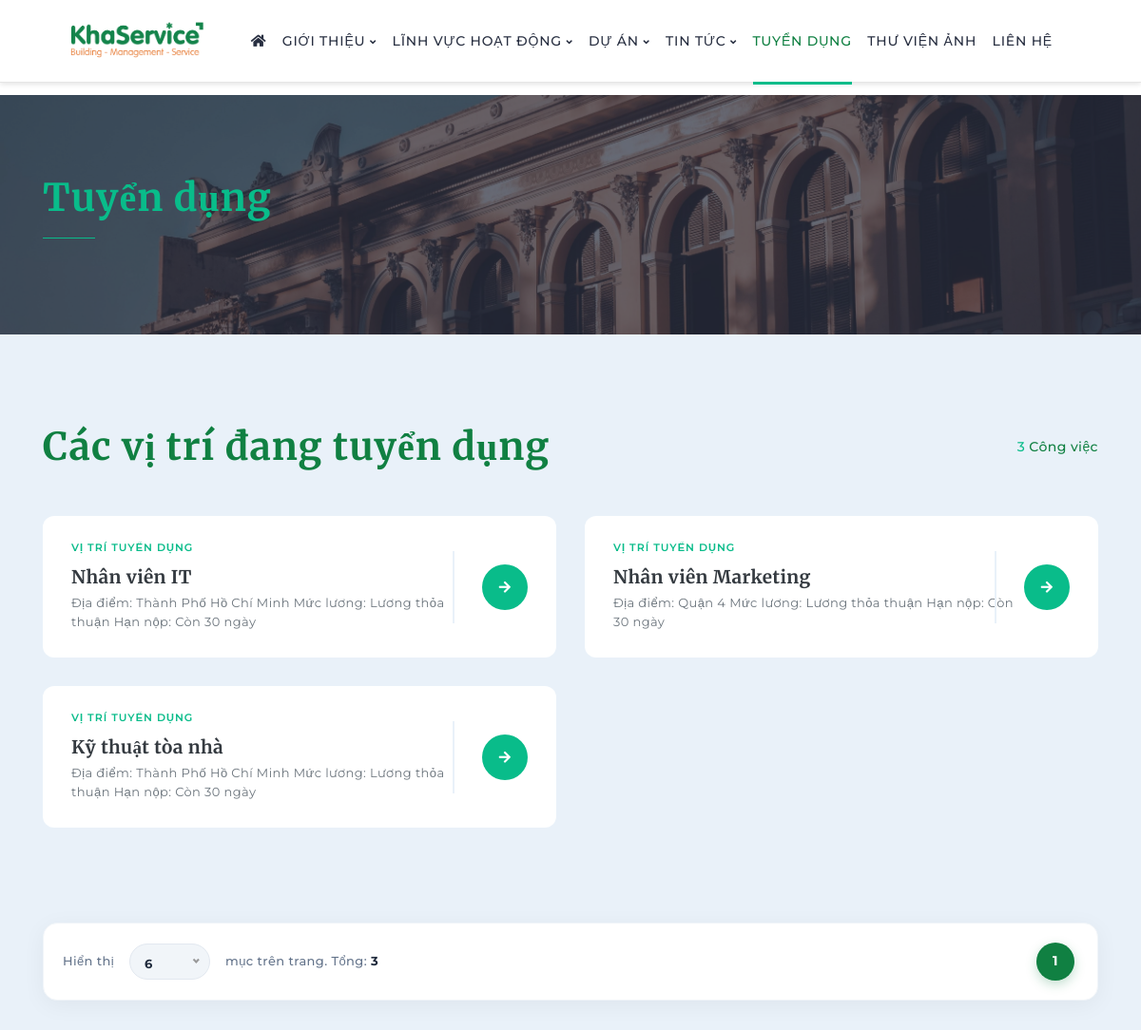
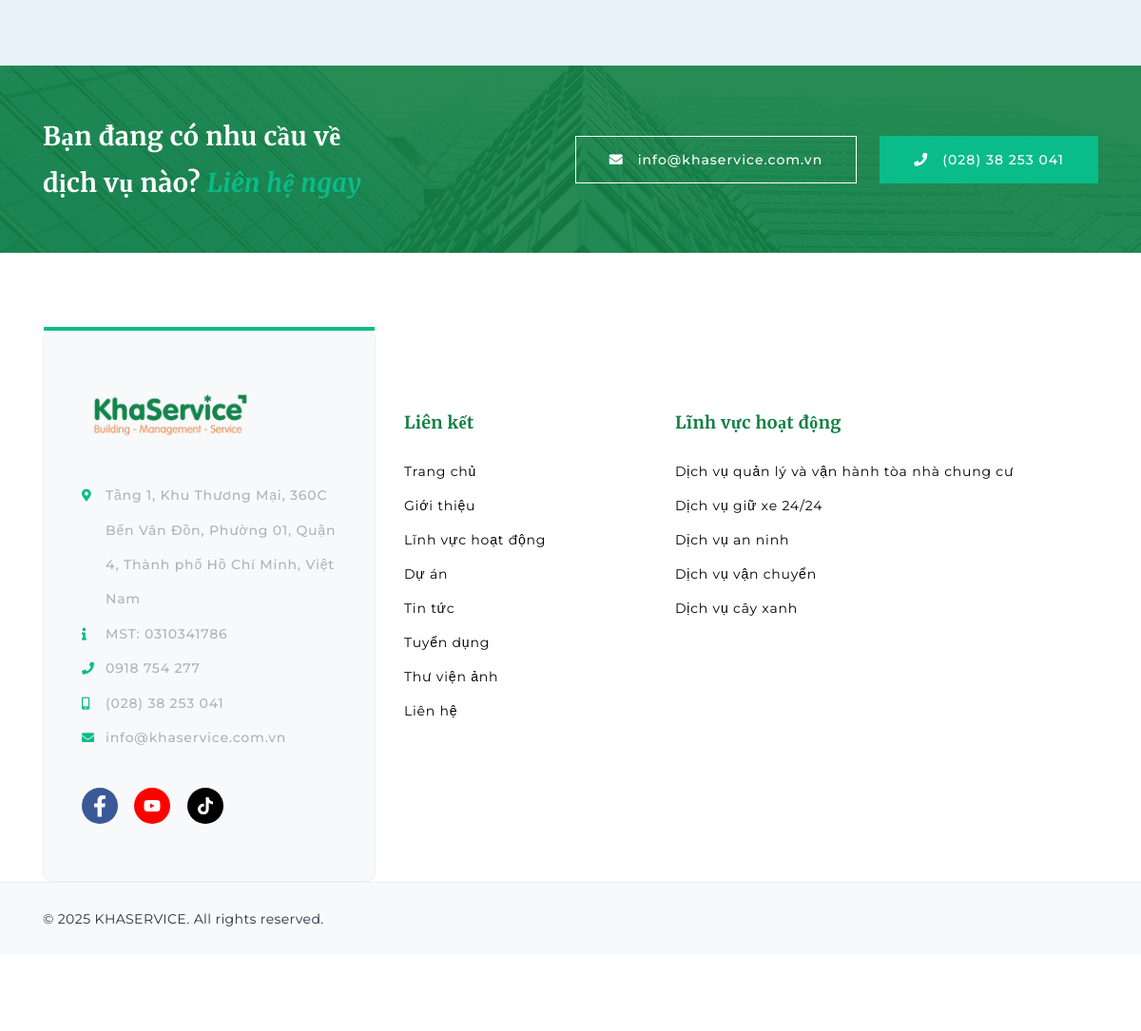
Screenshot of /tuyen-dung.html with the database file from the repository (2 pictures, top to bottom).
### tables this page shows
CREATE TABLE `table_setting` (
  `id` int(11) NOT NULL AUTO_INCREMENT,
  `ten_vi` varchar(255) DEFAULT NULL,
  `diachi_vi` varchar(255) DEFAULT NULL,
  `dienthoai` varchar(50) DEFAULT NULL,
  `hotline` varchar(50) DEFAULT NULL,
  `email` varchar(100) DEFAULT NULL,
  `website` varchar(100) DEFAULT NULL,
  `fanpage` varchar(255) DEFAULT NULL,
  `youtube` varchar(255) DEFAULT NULL,
  `google_map` text DEFAULT NULL,
  `video_intro` varchar(255) DEFAULT NULL,
  `title` varchar(255) DEFAULT NULL,
  `keywords` text DEFAULT NULL,
  `description` text DEFAULT NULL,
  `logo` varchar(255) DEFAULT NULL,
  `logoRectangle` varchar(255) DEFAULT NULL,
  `longName` varchar(255) DEFAULT NULL,
  `nationalName` varchar(255) DEFAULT NULL,
  `shortName` varchar(255) DEFAULT NULL,
  `taxCode` varchar(50) DEFAULT NULL,
  `tiktok` varchar(255) DEFAULT NULL,
  `youtubeInfo` varchar(255) DEFAULT NULL,
  `updated_at` varchar(200) DEFAULT NULL,
  `email2` varchar(255) DEFAULT NULL,
  `hotline2` varchar(255) DEFAULT NULL,
  PRIMARY KEY (`id`)
);

CREATE TABLE `table_photo` (
  `id` int(11) NOT NULL AUTO_INCREMENT,
  `ten_vi` varchar(255) DEFAULT NULL,
  `link` varchar(255) DEFAULT NULL,
  `photo` varchar(255) DEFAULT NULL,
  `thumb` varchar(255) DEFAULT NULL,
  `mota_vi` text DEFAULT NULL,
  `type` varchar(50) DEFAULT NULL,
  `stt` int(11) DEFAULT 1,
  `hienthi` tinyint(1) DEFAULT 1,
  `ngaytao` int(11) DEFAULT NULL,
  PRIMARY KEY (`id`)
);

CREATE TABLE `table_tuyendung` (
  `id` int(11) NOT NULL AUTO_INCREMENT,
  `ten_vi` varchar(255) DEFAULT NULL,
  `ten_khong_dau` varchar(255) DEFAULT NULL,
  `photo` varchar(255) DEFAULT NULL,
  `mota_vi` text DEFAULT NULL,
  `noidung_vi` text DEFAULT NULL,
  `stt` int(11) DEFAULT 1,
  `hienthi` int(1) DEFAULT 1,
  `ngaytao` int(11) DEFAULT NULL,
  `ngaysua` int(11) DEFAULT NULL,
  `title` varchar(255) DEFAULT NULL,
  `keywords` text DEFAULT NULL,
  `description` text DEFAULT NULL,
  PRIMARY KEY (`id`)
);

CREATE TABLE `table_dichvu` (
  `id` int(11) NOT NULL AUTO_INCREMENT,
  `ten_vi` varchar(255) DEFAULT NULL,
  `ten_khong_dau` varchar(255) DEFAULT NULL,
  `mota_vi` text DEFAULT NULL,
  `noidung_vi` longtext DEFAULT NULL,
  `photo` varchar(255) DEFAULT NULL,
  `stt` int(11) DEFAULT 1,
  `hienthi` tinyint(1) DEFAULT 1,
  `noibat` tinyint(1) DEFAULT 0,
  `ngaytao` int(11) DEFAULT NULL,
  `ngaysua` int(11) DEFAULT NULL,
  `title` varchar(255) DEFAULT NULL,
  `keywords` text DEFAULT NULL,
  `description` text DEFAULT NULL,
  PRIMARY KEY (`id`)
);

### templates/tuyen-dung_tpl.php (the view, shortened to what the rows shown need)
<section class="inner-banner pt-80 pb-95" style="background-image: url('<?=$inner_banner_img?>');" data-overlay="7">
    <div class="container">
        <div class="row z-5 align-items-center">
            <div class="col-md-8 text-center text-md-left">
                <h1 class="f-700 green">Tuyển dụng</h1>
            </div>
        </div>
    </div>
</section>
<section class="job-list-section bg-light-white pt-90 pb-100">
    <div class="container">
        <div class="row align-items-end  mb-45">
            <div class="col-lg-7 col-md-12 text-center text-lg-left">
                <div class="fancy-head left-al">
                    <h1 class="mb-sm-10">Các vị trí đang tuyển dụng</h1>
                </div>
            </div>
        </div>
        <div class="row">
            <?php if(!empty($ds_tuyendung)) { foreach($ds_tuyendung as $v) {
                $slug_link = 'tuyen-dung/' . (!empty($v['ten_khong_dau']) ? $v['ten_khong_dau'] : $v['id']) . '.html';
            ?>
            <div class="col-lg-6">
                <div class="job-list d-flex align-items-center justify-content-between mb-30 transition-4 shadow-hover" style="border-radius: 12px; background: #fff;">
                    <div class="job-detail">
                        <p class="green f-600 mb-5 text-uppercase" style="font-size: 11px; letter-spacing: 1px;">Vị trí tuyển dụng</p>
                        <h5 class="f-700 fs-19 mb-5"><a href="<?=$slug_link?>" class="text-dark hover-green"><?=$v['ten_vi']?></a></h5>
                        <div class="fs-13 text-muted mb-2 text-split-2">
                            <?=strip_tags($v['mota_vi'])?>
                        </div>
                    </div>
                    <div class="job-apply">
                        <a href="<?=$slug_link?>" class="plus-btn flex-center">
                            <i class="fas fa-arrow-right"></i>
                        </a>
                    </div>
                </div>
            </div>
            <?php }} else { echo '<p class="w-100 text-center py-5 text-muted">Hiện chưa có tin tuyển dụng nào.</p>'; } ?>
        </div>
    </div>
</section>
<section class="cta pt-50 pb-50" style="background-image: url('img/bg/bg_cta.jpg');" data-overlay="9">
    <div class="container">
        <div class="row align-items-center">
            <div class="col-xl-8 col-lg-7 text-center text-lg-right z-5">
                <a href="mailto:<?=$row_setting['email']?>" class="btn btn-square-white mr-20 mr-xs-00 d-block d-sm-inline-block mb-xs-15 wow fadeInUp">
                    <i class="fas fa-envelope mr-15"></i><?=$row_setting['email']?>
                </a>
                <a href="tel:<?=$row_setting['hotline']?>" class="btn btn-square-green d-block d-sm-inline-block blob-small wow fadeInUp">
                    <i class="fas fa-phone mr-15"></i><?=$row_setting['hotline']?>
                </a>
            </div>
        </div>
    </div>
</section>

### templates/layout/header.php (shortened to what the rows shown need)
<header class="transperant-head header-style-3 transition-4" style="position: fixed; top: 0; left: 0; width: 100%; z-index: 999; background: #ffffff; box-shadow: 0 2px 5px rgba(0,0,0,0.1);">
    <div class="container-fluid px-lg-5">
        <div class="row align-items-center no-gutters justify-content-between header-row">
            <div class="col-auto px-lg-4 logo-col">
                <div class="logo transition-4 text-center">
                    <a href="index.php">
                        <img src="<?=$row_setting['logoRectangle']?>" class="transition-4" alt="logo" style="max-height: 60px;">
                    </a>
                </div>
            </div>
        </div>
    </div>
</header>

### templates/layout/footer.php (shortened to what the rows shown need)
<footer class="footer-area">
    <div class="container">
        <div class="row mb-sm-50 mb-xs-00">
            <div class="col-lg-4 z-5">
                <div class="contact-area relative h-100 mr-lg-20 mr-md-00">
                    <div class="footer-logo mb-35">
                        <img src="<?=$row_setting['logoRectangle']?>" alt="logo footer" style="max-height: 60px;">
                    </div>
                    <div class="contact-options mb-35">
                        <ul>
                            <li>
                                <i class="fas fa-map-marker-alt green"></i><?=$row_setting['diachi_vi']?>
                            </li>
                            <?php if(!empty($row_setting['taxCode'])) { ?>
                            <li>
                                <i class="fas fa-info green"></i> MST: <?=$row_setting['taxCode']?>
                            </li>
                            <?php } ?>
                            <li>
                                <i class="fas fa-phone green"></i><?=$row_setting['dienthoai']?>
                            </li>
                            <li>
                                <i class="fas fa-mobile-alt green"></i><?=$row_setting['hotline']?>
                            </li>
                            <li>
                                <i class="fas fa-envelope green"></i><?=$row_setting['email']?>
                            </li>
                        </ul>
                    </div>
                </div>
            </div>
            <div class="col-lg-5 col-sm-8">
                <div class="footer-links pt-85 pb-85 pt-md-50 mb-sm-70">
                    <ul class="links-list">
                        <?php if(!empty($menu_dichvu)) { foreach($menu_dichvu as $v) { ?>
                            <li><a href="dich-vu/<?=$v['ten_khong_dau']?>.html"><?=$v['ten_vi']?></a></li>
                        <?php }} ?>
                    </ul>
                </div>
            </div>
        </div>
    </div>
    <section class="copyright pt-25 pb-25">
    </section>
</footer>

### rows the page displays
table_setting: logoRectangle (picture), email "info@khaservice.com.vn", hotline "(028) 38 253 041", diachi_vi "Tầng 1, Khu Thương Mại, 360C Bến Vân Đồn, Phường 01, Quận 4, Thành phố Hồ Chí Minh, Việt Nam", taxCode "0310341786", dienthoai "0918 754 277"
table_photo: photo (picture)
table_tuyendung: ten_vi "Nhân viên IT", mota_vi "Địa điểm: Thành Phố Hồ Chí Minh Mức lương: Lương thỏa thuận Hạn nộp: Còn 30 ngày"
table_tuyendung: ten_vi "Nhân viên Marketing", mota_vi "Địa điểm: Quận 4 Mức lương: Lương thỏa thuận Hạn nộp: Còn 30 ngày"
table_tuyendung: ten_vi "Kỹ thuật tòa nhà", mota_vi "Địa điểm: Thành Phố Hồ Chí Minh Mức lương: Lương thỏa thuận Hạn nộp: Còn 30 ngày"
table_dichvu: ten_vi "Dịch vụ quản lý và vận hành tòa nhà chung cư"
table_dichvu: ten_vi "Dịch vụ giữ xe 24/24"
table_dichvu: ten_vi "Dịch vụ an ninh"
table_dichvu: ten_vi "Dịch vụ vận chuyển"
table_dichvu: ten_vi "Dịch vụ cây xanh"

### other values shown
count($ds_tuyendung) "3"
$paging['total'] "3"
